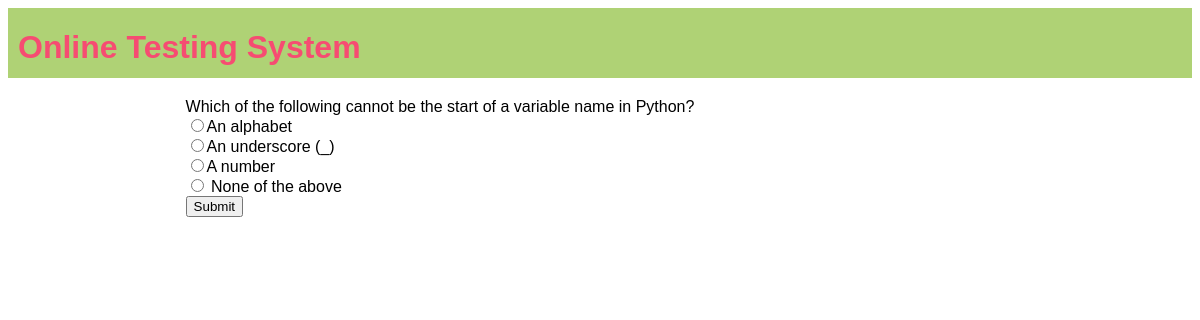
The page /OTS/test-paper?n=1 on the database its author committed.
### OTS/models.py (models this page shows)
class Question(models.Model):
    qid=models.BigAutoField(primary_key=True,auto_created=True)
    que=models.TextField()
    a=models.CharField(max_length=255)
    b=models.CharField(max_length=255)
    c=models.CharField(max_length=255)
    d=models.CharField(max_length=255)
    ans=models.CharField(max_length=2)

### OTS/views.py (the view)
# urls.py: path('test-paper',testPaper,name='testPaper'),
def testPaper(request):
    if 'name' not in request.session.keys():
        res=HttpResponseRedirect("login")
    n=int(request.GET['n'])
    question_pool=list(Question.objects.all())
    random.shuffle(question_pool)
    questions_list=question_pool[:n]
    context={'questions':questions_list}
    res=render(request,'test_paper.html',context)
    return res

### OTS/templates/test_paper.html (shortened to what this page needs)
{% extends 'main.html'%}
{% block content %}
<form action="{% url 'OTS:calculateTest' %}" method="post">
    {% for question in questions%}
    <div class="question">
        {{question.que}}
    </div>
    <div class="options">
        <input type="radio" name="q{{question.qid}}" value="a" >{{question.a}}
    </div>
    <div class="options">
        <input type="radio" name="q{{question.qid}}" value="b" >{{question.b}}
    </div>
    <div class="options">
        <input type="radio" name="q{{question.qid}}" value="c" >{{question.c}}
    </div>
    <div class="options">
        <input type="radio" name="q{{question.qid}}" value="d" >{{question.d}}
    </div>
    {% endfor %}
    <div><input type="submit" value="Submit"></div>
</form>
{% endblock %}

### OTS/static/theme.css (style rules this page uses)
* { font-family:'Gill Sans', 'Gill Sans MT', Calibri, 'Trebuchet MS', sans-serif ; }

### rows shown on the page
Question: que "Which of the following cannot be the start of a variable name in Python?", a "An alphabet", b "An underscore (_)", c "A number", d "None of the above"
